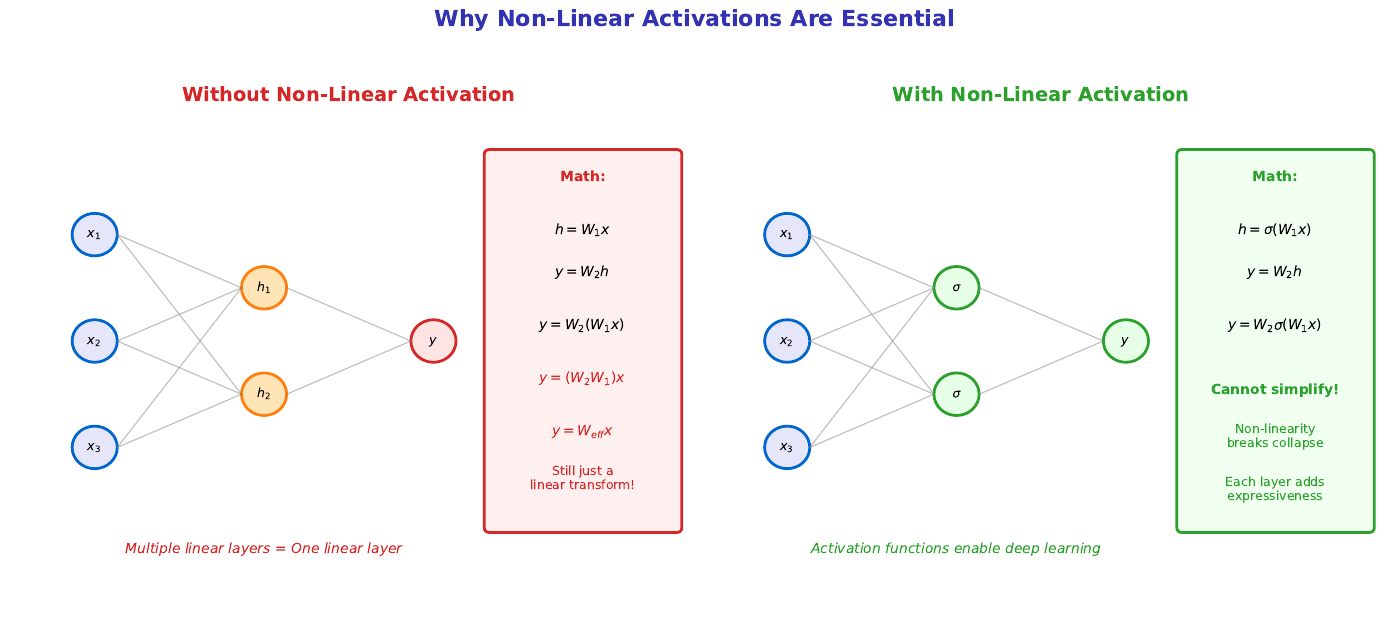

Reproduce this figure in Python.
"""
Linear Collapse Proof - Why We Need Non-Linear Activations
Module 2: Multi-Layer Perceptrons
"""

import matplotlib.pyplot as plt
import numpy as np
from matplotlib.patches import FancyBboxPatch, Circle

CHART_METADATA = {
    'title': 'Linear Collapse Proof',
    'url': 'https://github.com/QuantLet/neural-networks-introduction/tree/main/linear_collapse_proof'
}

# Colors
mlpurple = '#3333B2'
mlblue = '#0066CC'
mlorange = '#FF7F0E'
mlgreen = '#2CA02C'
mlred = '#D62728'
mlgray = '#7F7F7F'

fig, axes = plt.subplots(1, 2, figsize=(14, 6))

# ==================== LEFT: Without Activation ====================
ax = axes[0]
ax.set_xlim(0, 12)
ax.set_ylim(0, 10)
ax.axis('off')

ax.text(6, 9.5, 'Without Non-Linear Activation', fontsize=14, fontweight='bold',
        ha='center', color=mlred)

# Network diagram
input_y = [7, 5, 3]
hidden_y = [6, 4]
output_y = [5]

# Input
for i, y in enumerate(input_y):
    circle = Circle((1.5, y), 0.4, fill=True, facecolor='#E6E6FA', edgecolor=mlblue, linewidth=2)
    ax.add_patch(circle)
    ax.text(1.5, y, f'$x_{i+1}$', ha='center', va='center', fontsize=9)

# Hidden
for i, y in enumerate(hidden_y):
    circle = Circle((4.5, y), 0.4, fill=True, facecolor='#FFE4B5', edgecolor=mlorange, linewidth=2)
    ax.add_patch(circle)
    ax.text(4.5, y, f'$h_{i+1}$', ha='center', va='center', fontsize=9)

# Output
circle = Circle((7.5, 5), 0.4, fill=True, facecolor='#FFE4E4', edgecolor=mlred, linewidth=2)
ax.add_patch(circle)
ax.text(7.5, 5, '$y$', ha='center', va='center', fontsize=9)

# Connections
for iy in input_y:
    for hy in hidden_y:
        ax.plot([1.9, 4.1], [iy, hy], color=mlgray, linewidth=0.8, alpha=0.5)

for hy in hidden_y:
    ax.plot([4.9, 7.1], [hy, 5], color=mlgray, linewidth=0.8, alpha=0.5)

# Math box
math_box = FancyBboxPatch((8.5, 1.5), 3.3, 7, boxstyle="round,pad=0.1",
                           facecolor='#FFF0F0', edgecolor=mlred, linewidth=2)
ax.add_patch(math_box)

ax.text(10.15, 8, 'Math:', fontsize=10, fontweight='bold', ha='center', color=mlred)
ax.text(10.15, 7, '$h = W_1 x$', fontsize=10, ha='center')
ax.text(10.15, 6.2, '$y = W_2 h$', fontsize=10, ha='center')
ax.text(10.15, 5.2, '$y = W_2 (W_1 x)$', fontsize=10, ha='center')
ax.text(10.15, 4.2, '$y = (W_2 W_1) x$', fontsize=10, ha='center', color=mlred)
ax.text(10.15, 3.2, '$y = W_{eff} x$', fontsize=10, ha='center', fontweight='bold', color=mlred)
ax.text(10.15, 2.2, 'Still just a\nlinear transform!', fontsize=9, ha='center', color=mlred)

ax.text(4.5, 1, 'Multiple linear layers = One linear layer', fontsize=10, ha='center',
        color=mlred, style='italic')

# ==================== RIGHT: With Activation ====================
ax = axes[1]
ax.set_xlim(0, 12)
ax.set_ylim(0, 10)
ax.axis('off')

ax.text(6, 9.5, 'With Non-Linear Activation', fontsize=14, fontweight='bold',
        ha='center', color=mlgreen)

# Input
for i, y in enumerate(input_y):
    circle = Circle((1.5, y), 0.4, fill=True, facecolor='#E6E6FA', edgecolor=mlblue, linewidth=2)
    ax.add_patch(circle)
    ax.text(1.5, y, f'$x_{i+1}$', ha='center', va='center', fontsize=9)

# Hidden with activation symbol
for i, y in enumerate(hidden_y):
    circle = Circle((4.5, y), 0.4, fill=True, facecolor='#E6FFE6', edgecolor=mlgreen, linewidth=2)
    ax.add_patch(circle)
    ax.text(4.5, y, '$\\sigma$', ha='center', va='center', fontsize=9)

# Output
circle = Circle((7.5, 5), 0.4, fill=True, facecolor='#E6FFE6', edgecolor=mlgreen, linewidth=2)
ax.add_patch(circle)
ax.text(7.5, 5, '$y$', ha='center', va='center', fontsize=9)

# Connections
for iy in input_y:
    for hy in hidden_y:
        ax.plot([1.9, 4.1], [iy, hy], color=mlgray, linewidth=0.8, alpha=0.5)

for hy in hidden_y:
    ax.plot([4.9, 7.1], [hy, 5], color=mlgray, linewidth=0.8, alpha=0.5)

# Math box
math_box = FancyBboxPatch((8.5, 1.5), 3.3, 7, boxstyle="round,pad=0.1",
                           facecolor='#F0FFF0', edgecolor=mlgreen, linewidth=2)
ax.add_patch(math_box)

ax.text(10.15, 8, 'Math:', fontsize=10, fontweight='bold', ha='center', color=mlgreen)
ax.text(10.15, 7, '$h = \\sigma(W_1 x)$', fontsize=10, ha='center')
ax.text(10.15, 6.2, '$y = W_2 h$', fontsize=10, ha='center')
ax.text(10.15, 5.2, '$y = W_2 \\sigma(W_1 x)$', fontsize=10, ha='center')
ax.text(10.15, 4.0, 'Cannot simplify!', fontsize=10, ha='center', fontweight='bold', color=mlgreen)
ax.text(10.15, 3.0, 'Non-linearity\nbreaks collapse', fontsize=9, ha='center', color=mlgreen)
ax.text(10.15, 2.0, 'Each layer adds\nexpressiveness', fontsize=9, ha='center', color=mlgreen)

ax.text(4.5, 1, 'Activation functions enable deep learning', fontsize=10, ha='center',
        color=mlgreen, style='italic')

fig.suptitle('Why Non-Linear Activations Are Essential',
             fontsize=16, fontweight='bold', color=mlpurple, y=1.02)

plt.tight_layout()
plt.savefig('linear_collapse_proof.pdf', format='pdf', bbox_inches='tight', dpi=300)
plt.savefig('linear_collapse_proof.png', format='png', bbox_inches='tight', dpi=300)
plt.close()

print("Generated: linear_collapse_proof.pdf")
